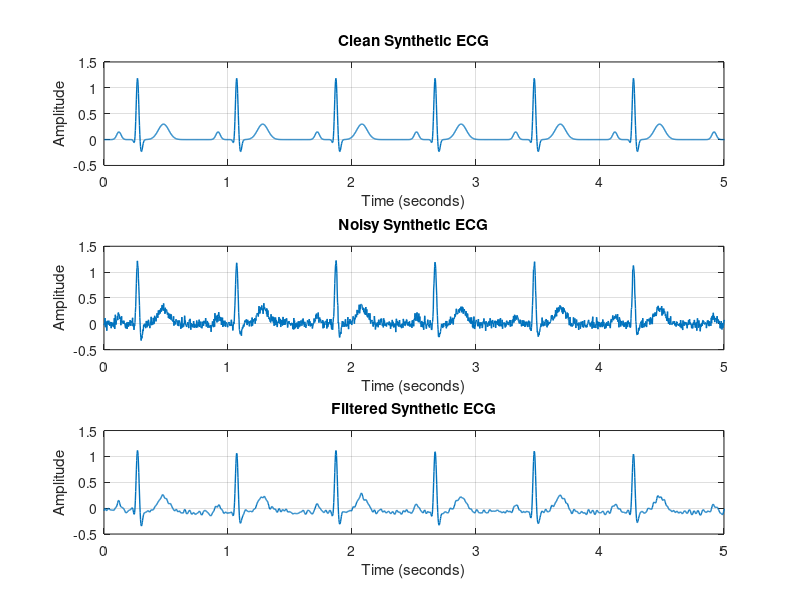

MATLAB code to generate this figure: (Note: this script raises an error after producing the figure.)
clc;
clear;
close all;

%% ============================================================
% ECG SIGNAL GENERATION AND ML DATASET CREATION
%
% Output file:
%     ecg_signal.csv
%
% Output columns:
% mean, std, min, max, range, rms, energy,
% skewness, kurtosis, prev_rr, next_rr,
% label, record, sample,
% ecg_0 ... ecg_59
%
% IMPORTANT:
% The MATLAB ECG is synthetic and is NOT assigned a medical
% Normal/Abnormal ground-truth label.
%% ============================================================


%% ============================================================
% 1. PARAMETERS
%% ============================================================

Fs = 360;                  % Sampling frequency (Hz)
duration = 10;             % ECG duration (seconds)
heartRate = 75;            % Heart rate (BPM)

segmentLength = 60;        % Number of ECG samples per ML row

recordName = "MATLAB_001";

% Synthetic data is only for pipeline testing.
% Do NOT use this as a real medical label.
labelName = "SYNTHETIC_TEST";


%% ============================================================
% 2. TIME VECTOR
%% ============================================================

numSamples = round(Fs * duration);

t = (0:numSamples-1)' / Fs;


%% ============================================================
% 3. GENERATE SYNTHETIC ECG
%% ============================================================

ecg = zeros(numSamples,1);

beatPeriod = 60 / heartRate;

for i = 1:numSamples

    phase = mod(t(i), beatPeriod);

    % ---------------------------------------------------------
    % P wave
    % ---------------------------------------------------------
    P = 0.15 * exp(-((phase - 0.12) / 0.025)^2);

    % ---------------------------------------------------------
    % Q wave
    % ---------------------------------------------------------
    Q = -0.15 * exp(-((phase - 0.25) / 0.012)^2);

    % ---------------------------------------------------------
    % R wave
    % ---------------------------------------------------------
    R = 1.20 * exp(-((phase - 0.27) / 0.015)^2);

    % ---------------------------------------------------------
    % S wave
    % ---------------------------------------------------------
    S = -0.25 * exp(-((phase - 0.30) / 0.015)^2);

    % ---------------------------------------------------------
    % T wave
    % ---------------------------------------------------------
    T = 0.30 * exp(-((phase - 0.48) / 0.06)^2);

    % Complete ECG beat
    ecg(i) = P + Q + R + S + T;

end


%% ============================================================
% 4. ADD NOISE
%% ============================================================

noiseLevel = 0.05;

noise = noiseLevel * randn(size(ecg));

noisyECG = ecg + noise;


%% ============================================================
% 5. BANDPASS FILTER
%% ============================================================

lowCutoff = 0.5;
highCutoff = 40;

[b,a] = butter(4, ...
    [lowCutoff highCutoff] / (Fs/2), ...
    'bandpass');

filteredECG = filtfilt(b,a,noisyECG);


%% ============================================================
% 6. DISPLAY ECG SIGNALS
%% ============================================================

figure('Name','ECG Signal Processing');

subplot(3,1,1);

plot(t,ecg,'LineWidth',1);

xlabel('Time (seconds)');
ylabel('Amplitude');

title('Clean Synthetic ECG');

grid on;

xlim([0 min(5,duration)]);


subplot(3,1,2);

plot(t,noisyECG,'LineWidth',1);

xlabel('Time (seconds)');
ylabel('Amplitude');

title('Noisy Synthetic ECG');

grid on;

xlim([0 min(5,duration)]);


subplot(3,1,3);

plot(t,filteredECG,'LineWidth',1);

xlabel('Time (seconds)');
ylabel('Amplitude');

title('Filtered Synthetic ECG');

grid on;

xlim([0 min(5,duration)]);


%% ============================================================
% 7. CHECK SEGMENT SIZE
%% ============================================================

numSegments = floor(numSamples / segmentLength);

if numSegments < 1
    error('The ECG signal is shorter than one 60-sample segment.');
end

usableSamples = numSegments * segmentLength;

% Remove incomplete samples at the end if necessary
filteredECG = filteredECG(1:usableSamples);


fprintf('\n');
fprintf('============================================\n');
fprintf('ECG SIGNAL INFORMATION\n');
fprintf('============================================\n');

fprintf('Sampling frequency : %d Hz\n',Fs);
fprintf('Duration            : %.2f seconds\n',duration);
fprintf('Heart rate          : %.2f BPM\n',heartRate);
fprintf('Total samples       : %d\n',numSamples);
fprintf('Samples per segment : %d\n',segmentLength);
fprintf('Number of segments  : %d\n',numSegments);


%% ============================================================
% 8. PREALLOCATE FEATURE ARRAYS
%% ============================================================

meanFeature     = zeros(numSegments,1);
stdFeature      = zeros(numSegments,1);
minFeature      = zeros(numSegments,1);
maxFeature      = zeros(numSegments,1);
rangeFeature    = zeros(numSegments,1);
rmsFeature      = zeros(numSegments,1);
energyFeature   = zeros(numSegments,1);
skewFeature     = zeros(numSegments,1);
kurtosisFeature = zeros(numSegments,1);

prevRR = zeros(numSegments,1);
nextRR = zeros(numSegments,1);

recordColumn = strings(numSegments,1);
labelColumn  = strings(numSegments,1);

sampleColumn = (1:numSegments)';

% 60 ECG values for every row
ecgMatrix = zeros(numSegments,segmentLength);


%% ============================================================
% 9. RR INTERVAL
%% ============================================================

% The synthetic ECG has a fixed heart rate.
%
% RR interval:
%
%       RR = 60 / heartRate
%
% For 75 BPM:
%
%       RR = 0.8 seconds
%
% This is a synthetic value and is not obtained from
% R-peak detection.

RR = 60 / heartRate;


%% ============================================================
% 10. FEATURE EXTRACTION
%% ============================================================

for k = 1:numSegments

    % ---------------------------------------------------------
    % Determine segment indexes
    % ---------------------------------------------------------

    startIndex = (k-1) * segmentLength + 1;

    endIndex = startIndex + segmentLength - 1;

    segment = filteredECG(startIndex:endIndex);


    % ---------------------------------------------------------
    % Store 60 ECG samples
    % ---------------------------------------------------------

    ecgMatrix(k,:) = segment';


    % ---------------------------------------------------------
    % Statistical features
    % ---------------------------------------------------------

    meanFeature(k) = mean(segment);

    stdFeature(k) = std(segment);

    minFeature(k) = min(segment);

    maxFeature(k) = max(segment);

    rangeFeature(k) = max(segment) - min(segment);

    rmsFeature(k) = sqrt(mean(segment.^2));

    energyFeature(k) = sum(segment.^2);

    skewFeature(k) = skewness(segment);

    kurtosisFeature(k) = kurtosis(segment);


    % ---------------------------------------------------------
    % RR features
    % ---------------------------------------------------------

    prevRR(k) = RR;

    nextRR(k) = RR;


    % ---------------------------------------------------------
    % Record information
    % ---------------------------------------------------------

    recordColumn(k) = recordName;


    % ---------------------------------------------------------
    % Label
    % ---------------------------------------------------------

    labelColumn(k) = labelName;

end


%% ============================================================
% 11. CREATE MAIN TABLE
%% ============================================================

ECG_Data = table( ...
    meanFeature, ...
    stdFeature, ...
    minFeature, ...
    maxFeature, ...
    rangeFeature, ...
    rmsFeature, ...
    energyFeature, ...
    skewFeature, ...
    kurtosisFeature, ...
    prevRR, ...
    nextRR, ...
    labelColumn, ...
    recordColumn, ...
    sampleColumn);


%% ============================================================
% 12. RENAME MAIN COLUMNS
%% ============================================================

ECG_Data.Properties.VariableNames = { ...
    'mean', ...
    'std', ...
    'min', ...
    'max', ...
    'range', ...
    'rms', ...
    'energy', ...
    'skewness', ...
    'kurtosis', ...
    'prev_rr', ...
    'next_rr', ...
    'label', ...
    'record', ...
    'sample'};


%% ============================================================
% 13. ADD ecg_0 TO ecg_59
%% ============================================================

for n = 1:segmentLength

    columnName = sprintf('ecg_%d',n-1);

    ECG_Data.(columnName) = ecgMatrix(:,n);

end


%% ============================================================
% 14. VERIFY COLUMN COUNT
%% ============================================================

expectedColumns = 14 + segmentLength;

actualColumns = width(ECG_Data);

if actualColumns ~= expectedColumns

    error( ...
        'Column count error. Expected %d columns but found %d.', ...
        expectedColumns,actualColumns);

end


%% ============================================================
% 15. SAVE CSV
%% ============================================================

outputFile = 'ecg_signal.csv';

writetable(ECG_Data,outputFile);


%% ============================================================
% 16. DISPLAY FINAL INFORMATION
%% ============================================================

fprintf('\n');
fprintf('============================================\n');
fprintf('ML DATASET CREATED SUCCESSFULLY\n');
fprintf('============================================\n');

fprintf('Output file        : %s\n',outputFile);
fprintf('Number of rows     : %d\n',height(ECG_Data));
fprintf('Number of columns  : %d\n',width(ECG_Data));

fprintf('\n');

fprintf('Columns:\n');

disp(ECG_Data.Properties.VariableNames');


%% ============================================================
% 17. DISPLAY FIRST ROW
%% ============================================================

fprintf('\n');
fprintf('First row of dataset:\n');

disp(ECG_Data(1,:));


%% ============================================================
% 18. FINAL MESSAGE
%% ============================================================

fprintf('\n');
fprintf('============================================\n');
fprintf('DONE\n');
fprintf('============================================\n');

fprintf('The file has been saved as:\n');
fprintf('%s\n',outputFile);

fprintf('\n');
fprintf('IMPORTANT:\n');
fprintf(['This MATLAB signal is synthetic and is marked ' ...
         'as SYNTHETIC_TEST.\n']);

fprintf(['It should be used to test the ML pipeline, ' ...
         'not as ground-truth medical training data.\n']);

fprintf('============================================\n');
